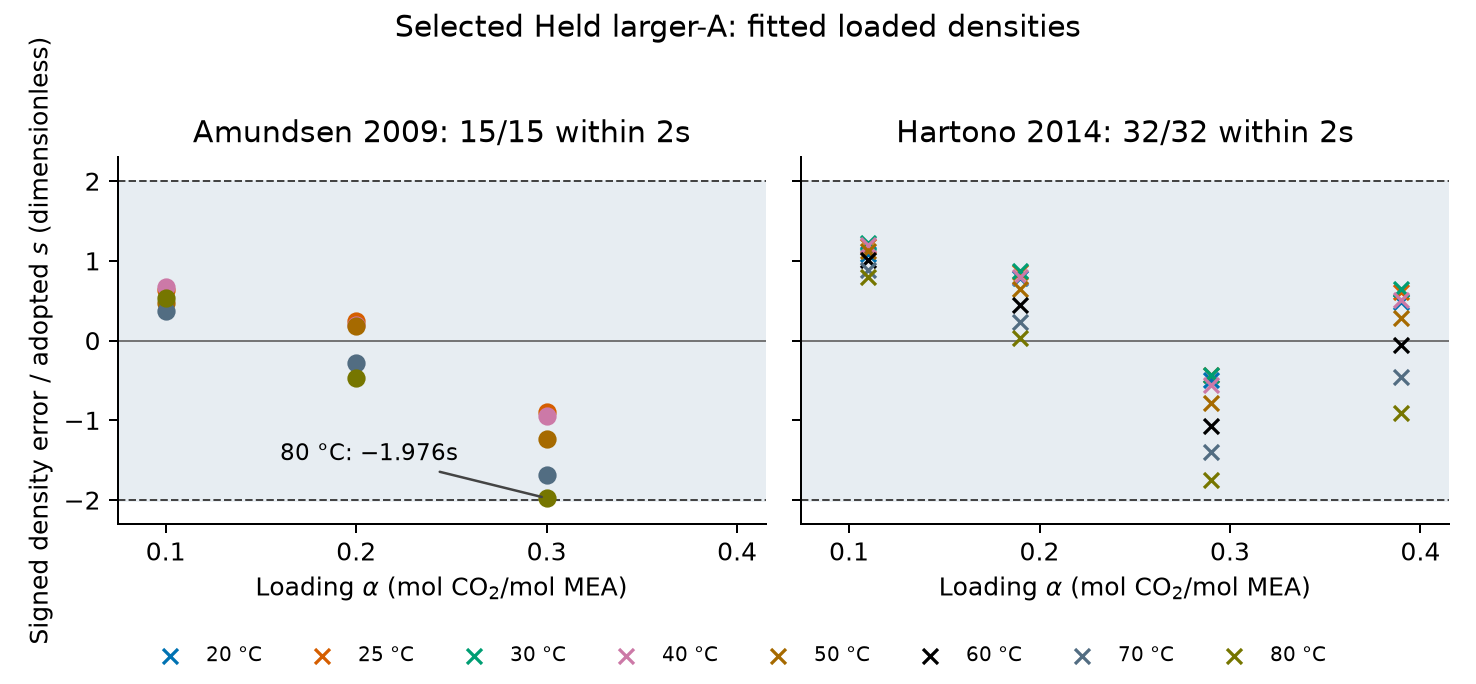

Write Python code to recreate this figure.
"""Render the selected Held fit's retained density errors; no model calls.

Run from any directory with a Python environment containing matplotlib:
    python loaded-density-errors.py
Inputs are the adjacent selected-assessment CSV and summary, bound below.
"""
import csv
import hashlib
import json
from pathlib import Path

import matplotlib
matplotlib.use("Agg")
import matplotlib.pyplot as plt

HERE = Path(__file__).resolve().parent
BASE = HERE.parent
INPUTS = {
    "density.csv": "2918d2dec72687161fa01161012ad46d70e76349d8cfbd8652d568e9207144a4",
    "summary.json": "af775385eadbb7396eacb69cbd9abd1defbec46eed35b3bfa300fec619edbd3d",
}
for name, expected in INPUTS.items():
    assert hashlib.sha256((BASE / "selected-assessment" / name).read_bytes()).hexdigest() == expected, name
summary = json.loads((BASE / "selected-assessment/summary.json").read_text())
with (BASE / "selected-assessment/density.csv").open() as stream:
    rows = {row["id"]: row for row in csv.DictReader(stream)}
cohorts = [("Amundsen fitted 15", "Amundsen 2009", "o"),
           ("Hartono fitted 32", "Hartono 2014", "x")]
colors = ["#0072B2", "#D55E00", "#009E73", "#CC79A7", "#A66A00", "#000000", "#526D82", "#767600"]
temperatures = sorted({float(rows[identity]["T_K"]) for cohort, _, _ in cohorts
                       for identity in summary["density"][cohort]["row_ids"]})
assert len(temperatures) <= len(colors)
fig, axes = plt.subplots(1, 2, figsize=(8.2, 3.8), sharey=True)
for axis, (cohort, title, marker) in zip(axes, cohorts):
    selected = [rows[identity] for identity in summary["density"][cohort]["row_ids"]]
    assert all(row["parameter_sha256"] == summary["parameter_sha256"] for row in selected)
    ratios = [float(row["error_kg_m3"]) / float(row["s_kg_m3"]) for row in selected]
    assert all(abs(value) <= 2 for value in ratios)
    axis.axhspan(-2, 2, color="#E7EDF2", zorder=0)
    axis.axhline(0, color="#666666", linewidth=0.7)
    for bound in (-2, 2):
        axis.axhline(bound, color="#444444", linestyle="--", linewidth=0.8)
    for temperature, color in zip(temperatures, colors):
        group = [row for row in selected if float(row["T_K"]) == temperature]
        axis.scatter([float(row["loading"]) for row in group],
                     [float(row["error_kg_m3"]) / float(row["s_kg_m3"]) for row in group],
                     s=36, marker=marker, color=color, linewidths=1.3,
                     label=f"{temperature - 273.15:g} °C", zorder=3)
    axis.set(title=f"{title}: {len(selected)}/{len(selected)} within 2s",
             xlabel=r"Loading $\alpha$ (mol CO$_2$/mol MEA)", ylim=(-2.3, 2.3),
             xlim=(0.075, 0.415), xticks=[0.1, 0.2, 0.3, 0.4])
    axis.spines[["top", "right"]].set_visible(False)
axes[0].set_ylabel(r"Signed density error / adopted $s$ (dimensionless)")
axes[0].annotate("80 °C: −1.976s", xy=(0.3, -1.9764146338225996),
                 xytext=(0.16, -1.5), fontsize=9,
                 arrowprops={"arrowstyle": "-", "color": "#444444"})
handles, labels = axes[1].get_legend_handles_labels()
fig.legend(handles, labels, loc="lower center", ncol=8, frameon=False, fontsize=8)
fig.suptitle("Selected Held larger-A: fitted loaded densities", fontsize=12)
fig.tight_layout(rect=(0, 0.08, 1, 0.95))
fig.savefig(HERE / "loaded-density-errors.png", dpi=180)
plt.close(fig)
print("Rendered 47 retained fitted rows; input SHA-256 checks passed.")
